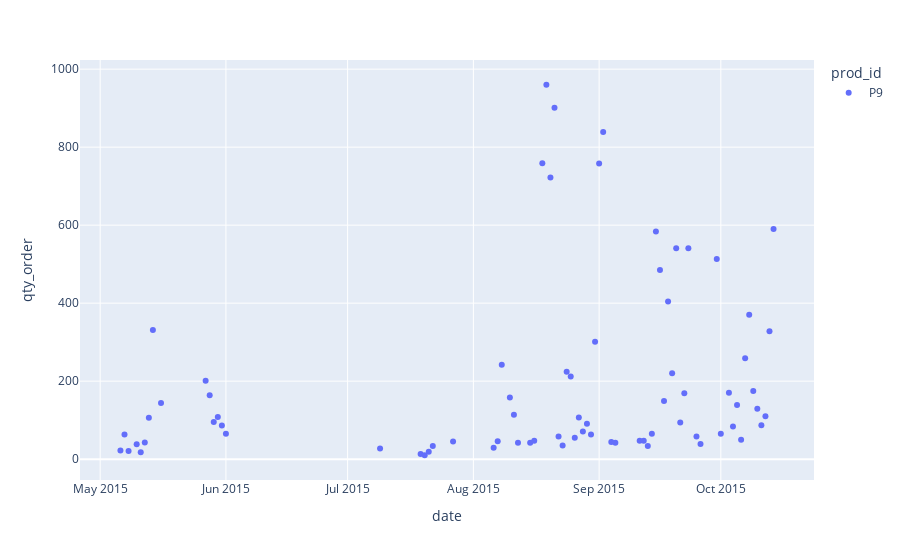

Notebook source saved alongside this figure:
### Code cell
px.scatter(df[ (df.value_per_item < df["min"]*1.05) & (df.prod_id == "P9")].groupby(["prod_id", "date"]).agg({"qty_order" : "sum"}).reset_index(),
        x="date",
        y="qty_order",
        color="prod_id")
